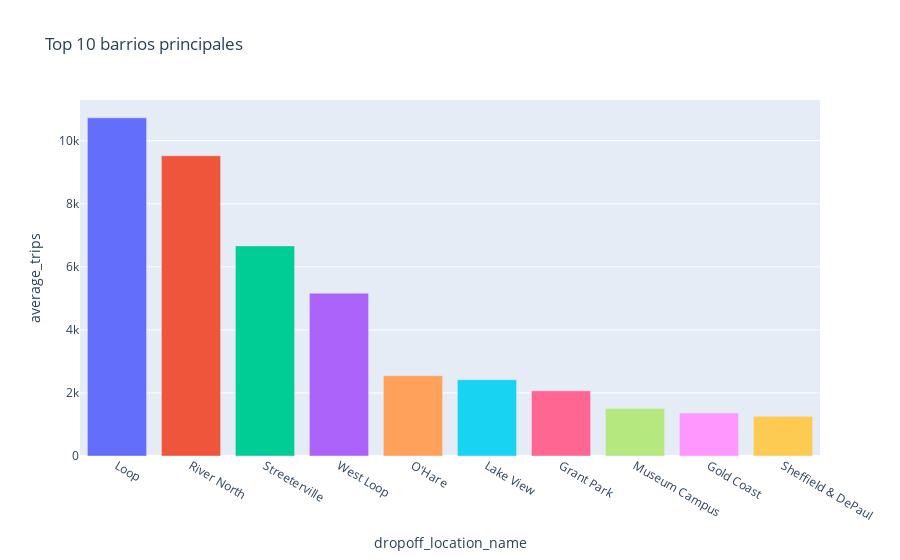

Source (notebook cell):
### Code cell
#Creamos un diagrama de barras para visualiazar mejor
fig=px.bar(hood_top_10,x='dropoff_location_name',y='average_trips',title='Top 10 barrios principales', color='dropoff_location_name')
fig.update_traces(showlegend=False)
fig.show()

### Figure 1 — Plotly figure (JSON) as saved in the notebook; plotly's stock layout.template omitted (floating-point values rounded to 4 significant figures)
{"data": [{"alignmentgroup": "True", "hovertemplate": "dropoff_location_name=%{x}<br>average_trips=%{y}<extra></extra>", "legendgroup": "Loop", "marker": {"color": "#636efa", "pattern": {"shape": ""}}, "name": "Loop", "offsetgroup": "Loop", "orientation": "v", "showlegend": false, "textposition": "auto", "type": "bar", "x": ["Loop"], "xaxis": "x", "y": [10730.0], "yaxis": "y"}, {"alignmentgroup": "True", "hovertemplate": "dropoff_location_name=%{x}<br>average_trips=%{y}<extra></extra>", "legendgroup": "River North", "marker": {"color": "#EF553B", "pattern": {"shape": ""}}, "name": "River North", "offsetgroup": "River North", "orientation": "v", "showlegend": false, "textposition": "auto", "type": "bar", "x": ["River North"], "xaxis": "x", "y": [9524.0], "yaxis": "y"}, {"alignmentgroup": "True", "hovertemplate": "dropoff_location_name=%{x}<br>average_trips=%{y}<extra></extra>", "legendgroup": "Streeterville", "marker": {"color": "#00cc96", "pattern": {"shape": ""}}, "name": "Streeterville", "offsetgroup": "Streeterville", "orientation": "v", "showlegend": false, "textposition": "auto", "type": "bar", "x": ["Streeterville"], "xaxis": "x", "y": [6665.0], "yaxis": "y"}, {"alignmentgroup": "True", "hovertemplate": "dropoff_location_name=%{x}<br>average_trips=%{y}<extra></extra>", "legendgroup": "West Loop", "marker": {"color": "#ab63fa", "pattern": {"shape": ""}}, "name": "West Loop", "offsetgroup": "West Loop", "orientation": "v", "showlegend": false, "textposition": "auto", "type": "bar", "x": ["West Loop"], "xaxis": "x", "y": [5164.0], "yaxis": "y"}, {"alignmentgroup": "True", "hovertemplate": "dropoff_location_name=%{x}<br>average_trips=%{y}<extra></extra>", "legendgroup": "O'Hare", "marker": {"color": "#FFA15A", "pattern": {"shape": ""}}, "name": "O'Hare", "offsetgroup": "O'Hare", "orientation": "v", "showlegend": false, "textposition": "auto", "type": "bar", "x": ["O'Hare"], "xaxis": "x", "y": [2547.0], "yaxis": "y"}, {"alignmentgroup": "True", "hovertemplate": "dropoff_location_name=%{x}<br>average_trips=%{y}<extra></extra>", "legendgroup": "Lake View", "marker": {"color": "#19d3f3", "pattern": {"shape": ""}}, "name": "Lake View", "offsetgroup": "Lake View", "orientation": "v", "showlegend": false, "textposition": "auto", "type": "bar", "x": ["Lake View"], "xaxis": "x", "y": [2421.0], "yaxis": "y"}, {"alignmentgroup": "True", "hovertemplate": "dropoff_location_name=%{x}<br>average_trips=%{y}<extra></extra>", "legendgroup": "Grant Park", "marker": {"color": "#FF6692", "pattern": {"shape": ""}}, "name": "Grant Park", "offsetgroup": "Grant Park", "orientation": "v", "showlegend": false, "textposition": "auto", "type": "bar", "x": ["Grant Park"], "xaxis": "x", "y": [2069.0], "yaxis": "y"}, {"alignmentgroup": "True", "hovertemplate": "dropoff_location_name=%{x}<br>average_trips=%{y}<extra></extra>", "legendgroup": "Museum Campus", "marker": {"color": "#B6E880", "pattern": {"shape": ""}}, "name": "Museum Campus", "offsetgroup": "Museum Campus", "orientation": "v", "showlegend": false, "textposition": "auto", "type": "bar", "x": ["Museum Campus"], "xaxis": "x", "y": [1510], "yaxis": "y"}, {"alignmentgroup": "True", "hovertemplate": "dropoff_location_name=%{x}<br>average_trips=%{y}<extra></extra>", "legendgroup": "Gold Coast", "marker": {"color": "#FF97FF", "pattern": {"shape": ""}}, "name": "Gold Coast", "offsetgroup": "Gold Coast", "orientation": "v", "showlegend": false, "textposition": "auto", "type": "bar", "x": ["Gold Coast"], "xaxis": "x", "y": [1364.0], "yaxis": "y"}, {"alignmentgroup": "True", "hovertemplate": "dropoff_location_name=%{x}<br>average_trips=%{y}<extra></extra>", "legendgroup": "Sheffield & DePaul", "marker": {"color": "#FECB52", "pattern": {"shape": ""}}, "name": "Sheffield & DePaul", "offsetgroup": "Sheffield & DePaul", "orientation": "v", "showlegend": false, "textposition": "auto", "type": "bar", "x": ["Sheffield & DePaul"], "xaxis": "x", "y": [1260.0], "yaxis": "y"}], "layout": {"barmode": "relative", "legend": {"title": {"text": "dropoff_location_name"}, "tracegroupgap": 0}, "title": {"text": "Top 10 barrios principales"}, "xaxis": {"anchor": "y", "categoryarray": ["Loop", "River North", "Streeterville", "West Loop", "O'Hare", "Lake View", "Grant Park", "Museum Campus", "Gold Coast", "Sheffield & DePaul"], "categoryorder": "array", "domain": [0, 1], "title": {"text": "dropoff_location_name"}}, "yaxis": {"anchor": "x", "domain": [0, 1], "title": {"text": "average_trips"}}}}
